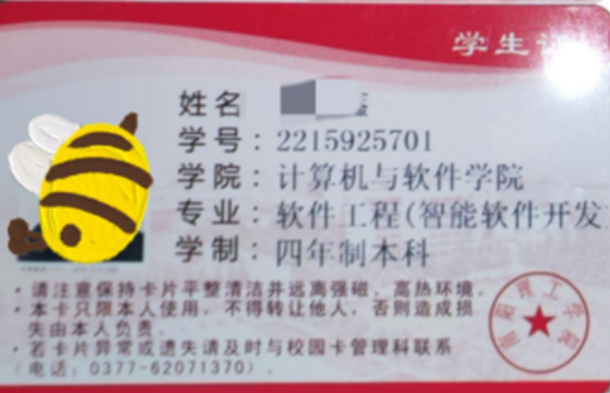
#> input picture imgs/img01.png, 610 x 393 px
$ python main.py
#> lines starting #> are read from the running program, lines starting #| are printed output that depends on the picture; after the words box and inside, x2 and y2 are one past the last pixel; in counts of white or black regions, pixels touching at a corner belong together
import cv2
import numpy as np
import os

#cv2显示图像
def show(image, window_name):
    cv2.imshow(window_name, image)
    cv2.waitKey(0)

#图像预处理
#读取本地图片
image = cv2.imread('imgs/img01.png')
#> image is the input picture: shape (393, 610, 3); mean B, G, R 166.9, 162.3, 184.1
show(image, "image")
print(image.shape)
#| (393, 610, 3)
#裁剪
a,b,c = image.shape
#> a = 393; b = 610; c = 3
xs = int(0.45*b)
#> xs = 274
xe = int(0.75*b)
#> xe = 457
ys = int(0.31*a)
#> ys = 121
ye = int(0.7*a)
#> ye = 275
image = image[ys:ye,xs:xe]
#> image: shape (154, 183, 3)
#灰度化
gray = cv2.cvtColor(image, cv2.COLOR_BGR2GRAY)
# show(gray, "gray")
#中值滤波
# blur = cv2.medianBlur(gray, 3)
# show(blur, "blur")
#二值化
threshold = cv2.threshold(gray, 0, 255, cv2.THRESH_BINARY_INV + cv2.THRESH_OTSU)[1]
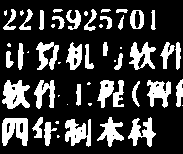
#> threshold: shape (154, 183); 24.8% white; 54 white regions (17 under 20 px), largest, box (x1, y1, x2, y2) and area: (2, 80, 30, 109) 522, (2, 118, 28, 146) 517, (65, 119, 91, 147) 465
# threshold1 = cv2.threshold(gray,120,255,cv2.THRESH_BINARY_INV)[1]
# show(threshold, "threshold")
#边缘检测
canny = cv2.Canny(threshold, 100, 150)
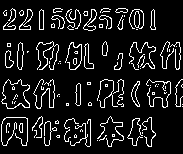
#> canny: shape (154, 183); 10.8% white in thin lines or dots, all inside (x1, y1, x2, y2) = (1, 8, 183, 147)
# show(canny, "canny")
#边缘膨胀
kernel = np.ones((2, 3), np.uint8)
dilate = cv2.dilate(canny, kernel, iterations=5)
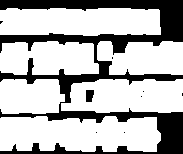
#> dilate: shape (154, 183); 71.3% white; 9 black regions (7 under 20 px)
# show(dilate, "dilate")
#轮廓检测
contours, hierarchy = cv2.findContours(dilate, cv2.RETR_EXTERNAL, cv2.CHAIN_APPROX_SIMPLE)
#> contours = 6 contours; box (x1, y1, x2, y2) and area: (0, 116, 161, 152) 4787, (0, 8, 161, 36) 3992, (61, 79, 183, 113) 3446, (0, 41, 99, 75) 2756, (97, 41, 183, 75) 2324, (0, 79, 65, 114) 1950
image_copy = image.copy()
res = cv2.drawContours(image_copy, contours, -1, (255, 0, 0), 3)
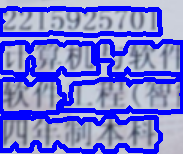
#> res: shape (154, 183, 3); mean B, G, R 210.5, 122.4, 119.5
# show(res, "res")
#膨胀2
kernel = np.ones((1, 3), np.uint8)
dilate2 = cv2.dilate(dilate, kernel, iterations=5)
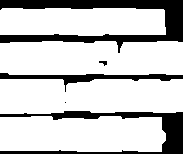
#> dilate2: shape (154, 183); 77.9% white; 5 black regions (1 under 20 px)
# show(dilate2, "dilate2")

contours, hierarchy = cv2.findContours(dilate2, cv2.RETR_EXTERNAL, cv2.CHAIN_APPROX_SIMPLE)
#> contours = 4 contours; box (x1, y1, x2, y2) and area: (0, 79, 183, 114) 5804, (0, 41, 183, 75) 5772, (0, 116, 166, 152) 5368, (0, 8, 166, 36) 4212
resize_copy = image.copy()
res3 = cv2.drawContours(resize_copy, contours, -1, (255, 0, 0), 2)
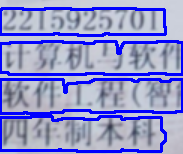
#> res3: shape (154, 183, 3); mean B, G, R 203.5, 148, 144.8
show(res3, "res3")
##############################预处理结束

# 筛选轮廓区域，这里以面积为例
min_area = 100  # 最小面积
max_area = 1000  # 最大面积
filtered_contours = []
for contour in contours:
    area = cv2.contourArea(contour)
    if min_area < area < max_area:
        filtered_contours.append(contour)
#> this loop made 4 passes
#> area on passes 1 to 4: 5368.5, 5804.5, 5771.5, 4212.5
#> after the loop, filtered_contours = []

# 在图像上绘制筛选后的轮廓
res4 = cv2.drawContours(resize_copy, filtered_contours, -1, (255, 0, 0), 2)
# [8 lines of commented-out code are left out]
def sort_contours(contours):
    boundingBoxes = [cv2.boundingRect(c) for c in contours]
#> boundingBoxes = [(0, 116, 166, 36), (0, 79, 183, 35), (0, 41, 183, 34), (0, 8, 166, 28)]
    (contours, boundingBoxes) = zip(*sorted(zip(contours, boundingBoxes),
                                           key=lambda b: b[1][1], reverse=False))
#> boundingBoxes = ((0, 8, 166, 28), (0, 41, 183, 34), (0, 79, 183, 35), (0, 116, 166, 36))
    return contours

# 对轮廓进行排序
sorted_contours = sort_contours(contours)
#> sorted_contours has the same summary as contours

# 获取第一个轮廓
if sorted_contours:
    first_contour = sorted_contours[0]
#> first_contour = contour of 30 points, box (x1, y1, x2, y2) (0, 8, 166, 36), area 4212
    # 获取该轮廓的外接矩形
    x, y, w, h = cv2.boundingRect(first_contour)
#> x = 0; y = 8; w = 166; h = 28
    # 裁剪区域
    first_contour_region = image[y:y + h, x:x + w]
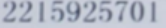
#> first_contour_region: shape (28, 166, 3); mean B, G, R 197.8, 184.6, 178.9
    # 显示
    show(first_contour_region, "First Contour Region")
    # 保存
    cv2.imwrite("first_contour_region.png", first_contour_region)
else:
    print("未检测到轮廓")

a = os.system("tesseract.exe first_contour_region.png out  -l eng --psm 7")
print(a)

#> (the run stopped early here; a loop or call above may not have finished)

$ run again, with imgs/img00.png copied over imgs/img01.png
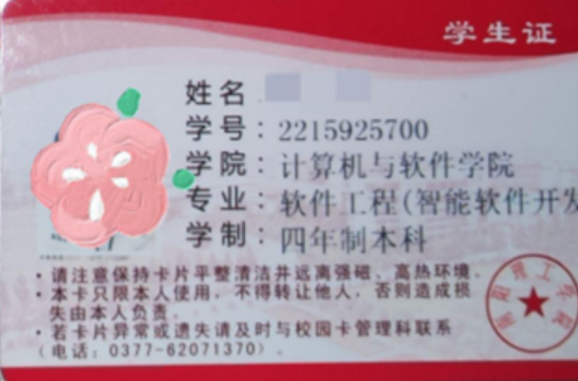
#> input picture imgs/img00.png, 578 x 381 px
#> image is the input picture: shape (381, 578, 3); mean B, G, R 163.1, 150.5, 177.4
#| (381, 578, 3)
#> image: shape (148, 173, 3)
#> `threshold = cv2.threshold(gray, 0, 255, cv2.THRESH_BINARY_INV + cv2.TH..`:
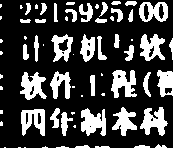
#> threshold: shape (148, 173); 25.9% white; 68 white regions (28 under 20 px), largest, box (x1, y1, x2, y2) and area: (81, 108, 106, 136) 474, (111, 70, 137, 98) 458, (140, 107, 168, 136) 455
#> canny: shape (148, 173); 11% white in thin lines or dots
#> dilate: shape (148, 173); 74.1% white; 8 black regions (4 under 20 px)
#> `contours, hierarchy = cv2.findContours(dilate, cv2.RETR_EXTERNAL, cv2...`: contours = 18 contours, 2 with area under 20; largest, box (x1, y1, x2, y2) and area: (15, 106, 173, 141) 4617, (14, 0, 173, 28) 3874, (17, 34, 112, 67) 2589, (84, 69, 173, 103) 2578, (14, 71, 80, 105) 1862
#> dilate2: shape (148, 173); 83.5% white; 13 black regions (4 under 20 px)
#> `contours, hierarchy = cv2.findContours(dilate2, cv2.RETR_EXTERNAL, cv2..`: contours = 6 contours; box (x1, y1, x2, y2) and area: (0, 106, 173, 141) 5402, (0, 69, 173, 105) 5203, (0, 33, 173, 67) 5156, (0, 0, 173, 28) 4254, (0, 144, 120, 148) 196, (124, 144, 173, 148) 137
#> the loop `for contour in contours:` made 6 passes
#> area on passes 1 to 6: 137, 195.5, 5401.5, 5203, 5156.5, 4253.5
#> after the loop `for contour in contours:`: filtered_contours = 2 contours; box (x1, y1, x2, y2) and area: (0, 144, 120, 148) 196, (124, 144, 173, 148) 137
#> in sort_contours, `boundingBoxes = [cv2.boundingRect(c) for c in contours]`: boundingBoxes = [(124, 144, 49, 4), (0, 144, 120, 4), (0, 106, 173, 35), (0, 69, 173, 36), (0, 33, 173, 34), (0, 0, 173, 28)]
#> in sort_contours, `(contours, boundingBoxes) = zip(*sorted(zip(contours, boundingBoxes), ..`: boundingBoxes = ((0, 0, 173, 28), (0, 33, 173, 34), (0, 69, 173, 36), (0, 106, 173, 35), (124, 144, 49, 4), (0, 144, 120, 4))
#> sorted_contours has the same summary as contours
#> first_contour = contour of 45 points, box (x1, y1, x2, y2) (0, 0, 173, 28), area 4254
#> x = 0; w = 173; h = 28
#> `first_contour_region = image[y:y + h, x:x + w]`:
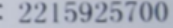
#> first_contour_region: shape (28, 173, 3); mean B, G, R 184.5, 170.9, 165.5

$ run again, with imgs/img02.png copied over imgs/img01.png
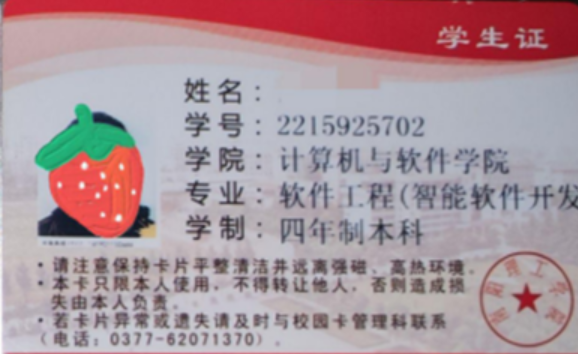
#> input picture imgs/img02.png, 578 x 354 px
#> image is the input picture: shape (354, 578, 3); mean B, G, R 155.6, 148.7, 171.4
#| (354, 578, 3)
#> image: shape (138, 173, 3)
#> `threshold = cv2.threshold(gray, 0, 255, cv2.THRESH_BINARY_INV + cv2.TH..`:
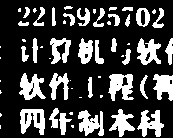
#> threshold: shape (138, 173); 25.7% white; 59 white regions (24 under 20 px), largest, box (x1, y1, x2, y2) and area: (108, 74, 134, 101) 453, (20, 109, 45, 135) 418, (19, 73, 46, 100) 410
#> canny: shape (138, 173); 11.3% white in thin lines or dots
#> dilate: shape (138, 173); 73.6% white; 10 black regions (6 under 20 px)
#> `contours, hierarchy = cv2.findContours(dilate, cv2.RETR_EXTERNAL, cv2...`: contours = 10 contours; largest, box (x1, y1, x2, y2) and area: (14, 72, 173, 106) 4447, (16, 37, 173, 70) 4300, (14, 107, 169, 138) 4064, (12, 5, 169, 33) 3682, (0, 113, 7, 122) 48
#> dilate2: shape (138, 173); 81.9% white; 9 black regions (2 under 20 px)
#> `contours, hierarchy = cv2.findContours(dilate2, cv2.RETR_EXTERNAL, cv2..`: contours = 4 contours; box (x1, y1, x2, y2) and area: (0, 72, 173, 106) 5064, (0, 37, 173, 70) 4982, (0, 107, 173, 138) 4691, (7, 5, 173, 33) 3993
#> the loop `for contour in contours:` made 4 passes
#> area on passes 1 to 4: 4691, 5064.5, 4982.5, 3993
#> after the loop `for contour in contours:`: filtered_contours = []
#> in sort_contours, `boundingBoxes = [cv2.boundingRect(c) for c in contours]`: boundingBoxes = [(0, 107, 173, 31), (0, 72, 173, 34), (0, 37, 173, 33), (7, 5, 166, 28)]
#> in sort_contours, `(contours, boundingBoxes) = zip(*sorted(zip(contours, boundingBoxes), ..`: boundingBoxes = ((7, 5, 166, 28), (0, 37, 173, 33), (0, 72, 173, 34), (0, 107, 173, 31))
#> sorted_contours has the same summary as contours
#> first_contour = contour of 43 points, box (x1, y1, x2, y2) (7, 5, 173, 33), area 3993
#> x = 7; y = 5; w = 166; h = 28
#> `first_contour_region = image[y:y + h, x:x + w]`:
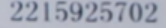
#> first_contour_region: shape (28, 166, 3); mean B, G, R 180.2, 166.5, 161.9

$ run again, with imgs/img04.png copied over imgs/img01.png
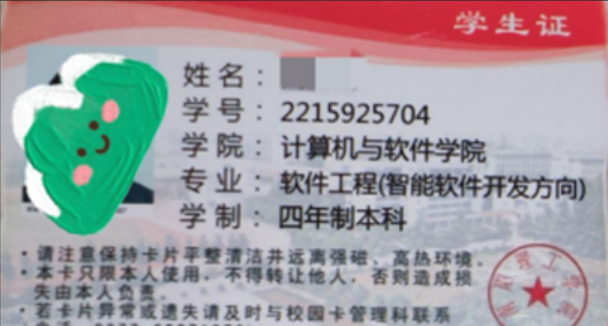
#> input picture imgs/img04.png, 608 x 326 px
#> image is the input picture: shape (326, 608, 3); mean B, G, R 160, 156.6, 161.5
#| (326, 608, 3)
#> image: shape (127, 183, 3)
#> threshold: shape (127, 183); 36.4% white; 22 white regions (1 under 20 px), largest, box (x1, y1, x2, y2) and area: (6, 103, 82, 127) 1322, (59, 35, 136, 60) 1035, (138, 72, 183, 96) 873
#> canny: shape (127, 183); 12.9% white in thin lines or dots
#> dilate: shape (127, 183); 73.7% white; 12 black regions (7 under 20 px)
#> `contours, hierarchy = cv2.findContours(dilate, cv2.RETR_EXTERNAL, cv2...`: contours = 4 contours; box (x1, y1, x2, y2) and area: (1, 69, 183, 101) 4992, (4, 33, 183, 67) 4910, (2, 0, 162, 29) 3864, (0, 103, 138, 127) 2974
#> dilate2: shape (127, 183); 79% white; 8 black regions (5 under 20 px)
#> `contours, hierarchy = cv2.findContours(dilate2, cv2.RETR_EXTERNAL, cv2..`: contours = 4 contours; box (x1, y1, x2, y2) and area: (0, 33, 183, 67) 5174, (0, 69, 183, 101) 5136, (0, 0, 167, 29) 4152, (0, 103, 143, 127) 3130
#> the loop `for contour in contours:` made 4 passes
#> area on passes 1 to 4: 3129.5, 5136.5, 5174, 4151.5
#> after the loop `for contour in contours:`: filtered_contours = []
#> in sort_contours, `boundingBoxes = [cv2.boundingRect(c) for c in contours]`: boundingBoxes = [(0, 103, 143, 24), (0, 69, 183, 32), (0, 33, 183, 34), (0, 0, 167, 29)]
#> in sort_contours, `(contours, boundingBoxes) = zip(*sorted(zip(contours, boundingBoxes), ..`: boundingBoxes = ((0, 0, 167, 29), (0, 33, 183, 34), (0, 69, 183, 32), (0, 103, 143, 24))
#> sorted_contours has the same summary as contours
#> first_contour = contour of 39 points, box (x1, y1, x2, y2) (0, 0, 167, 29), area 4152
#> x = 0; w = 167; h = 29
#> `first_contour_region = image[y:y + h, x:x + w]`:
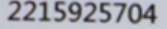
#> first_contour_region: shape (29, 167, 3); mean B, G, R 171.4, 163, 162.3
